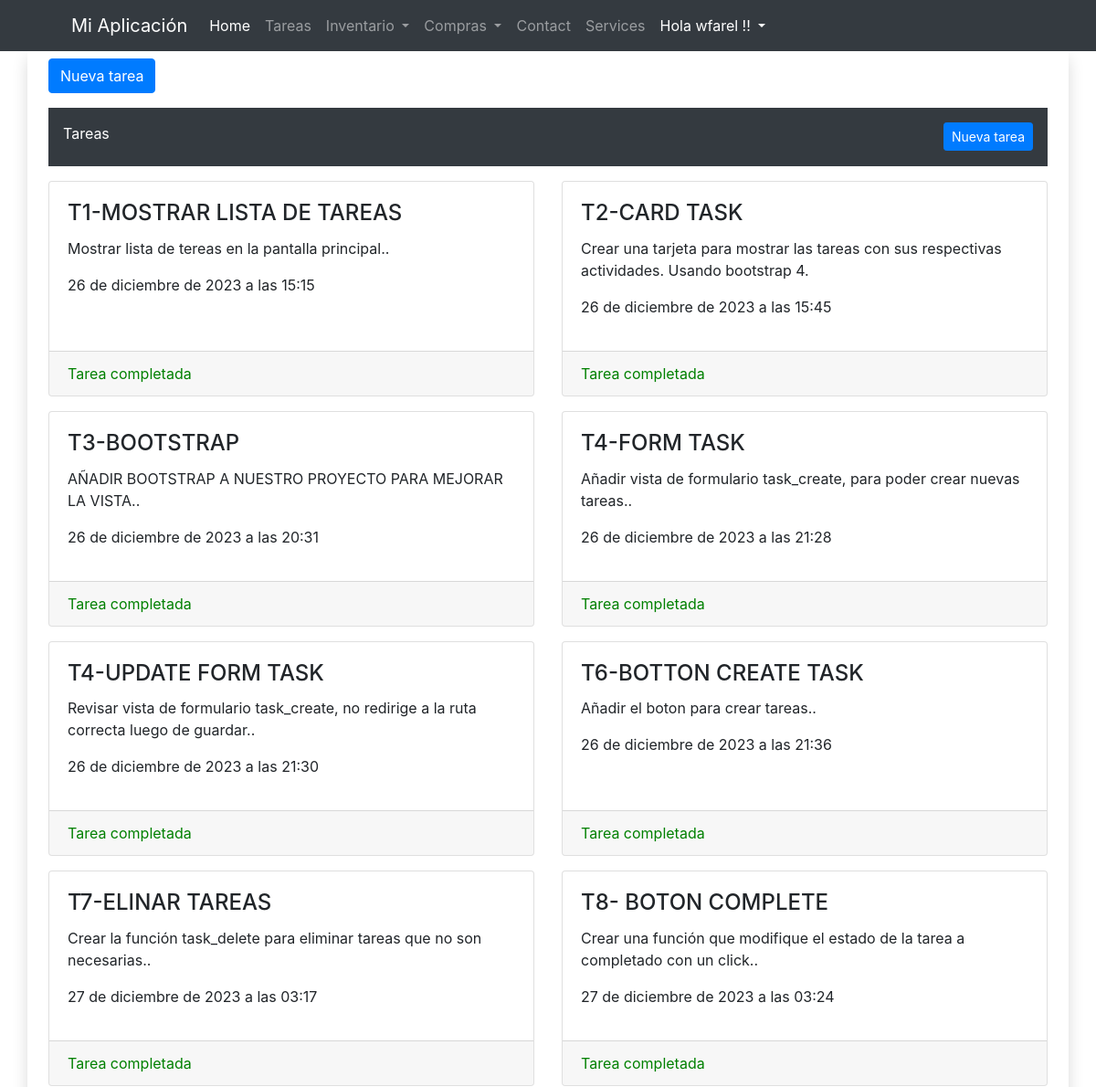
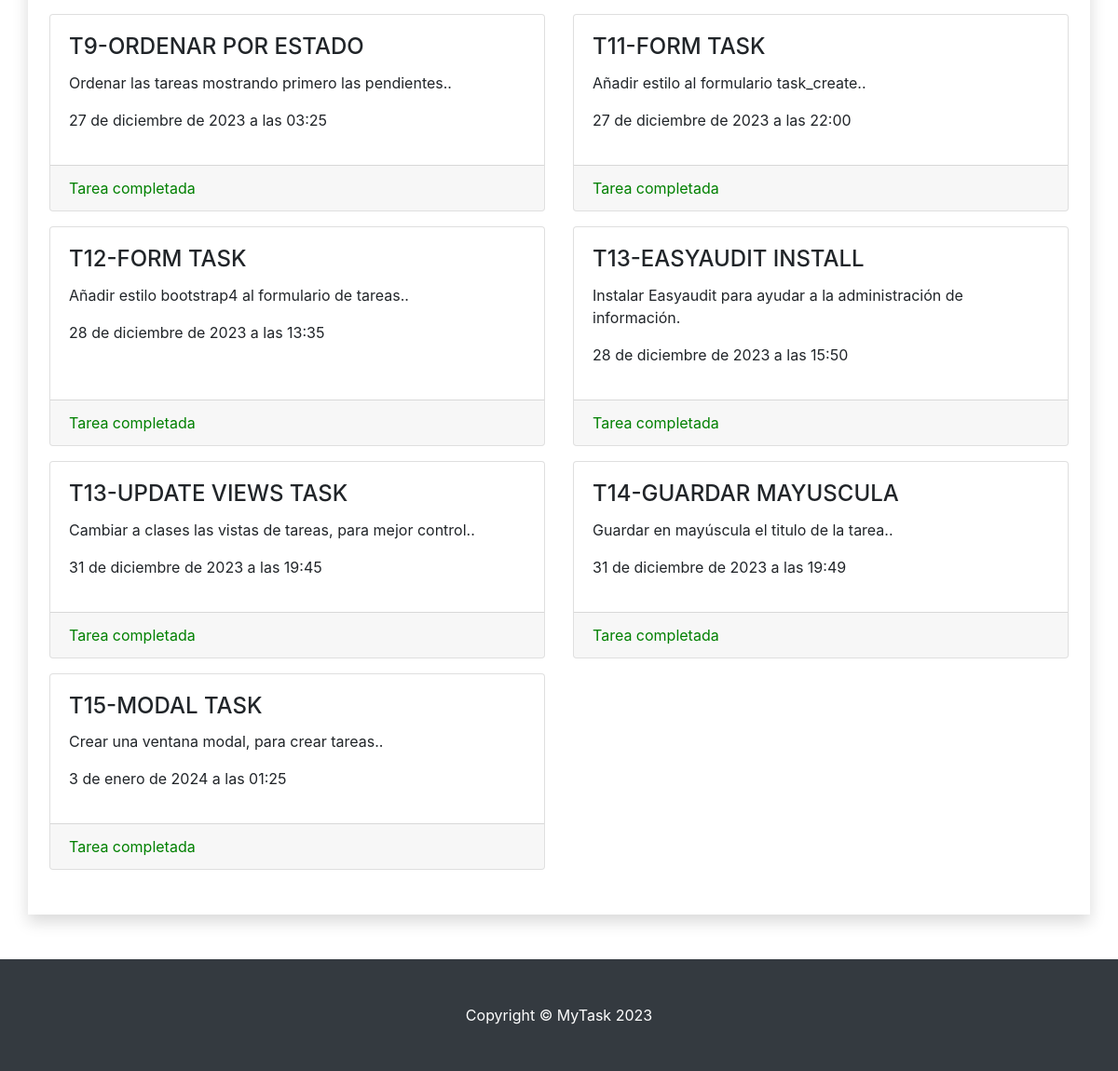
/task/list/ (signed in), run on the app's committed database (2 pictures, top to bottom).
### task/models.py (models this page shows, shortened)
class Task(models.Model):
    title = models.CharField(max_length=200)
    description = models.TextField()
    created = models.DateTimeField(auto_now_add=True)
    limit_date = models.DateTimeField(auto_now_add=False, null=True, blank=True)
    complete = models.BooleanField(default=False)

### task/views.py (the view)
# urls.py: path('list/', TaskView.as_view(), name='task_list'),
class TaskView(LoginRequiredMixin, ListView):
    model = Task
    template_name = 'task/task_list.html'
    context_object_name = 'tasks'
    success_url = reverse_lazy('task:task_list')
    login_url = 'bases:login'
    ordering = ['complete']

### task/templates/task/task_list.html (shortened to what this page needs)
{% extends 'bases/base.html' %}
{% block content %}
    <div class="container">
             <button type="button" class="btn btn-primary" data-toggle="modal" data-target="#exampleModal" data-extra="hola"
                onclick="abrirModal('{% url 'task:task_create' %}')">
                Nueva tarea
            </button>
        <div class="container p-3 pb-4 my-3 bg-dark text-white">
            Tareas
            <a class="btn btn-primary btn-sm float-right"  href="{% url 'task:task_create' %}">Nueva tarea</a>
        </div>
        <div class="row">
            {% if tasks %}
                {% for task in tasks %}
                    <div class="col-md-6 mb-3">
                        <div class="card h-100">
                            <div class="card-body">
                                <h4 class="card-title">{{ task.title }}</h4>
                                <p class="card-text">{{ task.description }}.</p>
                                <p>{{ task.created }}</p>
                            </div>
                            <div class="card-footer">
                                {% if task.complete %}
                                    <div style="color: green;">Tarea completada</div>
                                {% endif %}
                            </div>
                        </div>
                    </div>
                {% endfor %}
            {% else %}
                <p>No hay tareas</p>
            {% endif %}
        </div>
    </div>
{% endblock %}

### bases/templates/bases/base.html (shortened to what this page needs)
<!DOCTYPE html>
{% load static %}
<html lang="en">
<head>
    {% load bootstrap4 %}
    {% bootstrap_css %}
    <link href="https://cdn.datatables.net/v/dt/dt-1.13.8/af-2.6.0/datatables.min.css" rel="stylesheet">
    <link rel="stylesheet" href="https://cdnjs.cloudflare.com/ajax/libs/jquery-confirm/3.3.2/jquery-confirm.min.css">
</head>
<body>
    {% block navbar %}
    <nav class="navbar navbar-expand-lg navbar-dark bg-dark">
        <div class="container px-5">
            <a class="navbar-brand" href="#!">Mi Aplicación</a>
            <div class="collapse navbar-collapse" id="navbarSupportedContent">
                <ul class="navbar-nav ms-auto mb-2 mb-lg-0">
                    <li class="nav-item"><a class="nav-link active" aria-current="page" href="{% url 'bases:home' %}">Home</a></li>
                    <li class="nav-item"><a class="nav-link" href="{% url 'task:task_list' %}">Tareas</a></li>
                    <li class="nav-item dropdown">
                        <a class="nav-link dropdown-toggle" href="#" id="navbarDropdown" role="button"
                           data-toggle="dropdown" aria-haspopup="true" aria-expanded="false">
                            Inventario
                        </a>
                    </li>
                      <li class="nav-item dropdown">
                        <a class="nav-link dropdown-toggle" href="#" id="navbarDropdown" role="button"
                           data-toggle="dropdown" aria-haspopup="true" aria-expanded="false">
                            Compras
                        </a>
                    </li>
                    <li class="nav-item"><a class="nav-link" href="#!">Contact</a></li>
                    <li class="nav-item"><a class="nav-link" href="#!">Services</a></li>
                    <li class="nav-item dropdown">
                        <a class="nav-link dropdown-toggle text-white" href="#" id="navbarDropdown" role="button"
                           data-toggle="dropdown" aria-haspopup="true" aria-expanded="false">
                           Hola {{ user.username }} !!
                        </a>
                    </li>
                </ul>
            </div>
        </div>
    </nav>
    {% endblock %}
    <div class="container mb-5 p-2 shadow">
        {% block content %}
        {% endblock %}
        <br>
    </div>
    {% block footer%}
    <footer class="py-5 bg-dark">
        <div class="container px-4 px-lg-5"><p class="m-0 text-center text-white">Copyright &copy; MyTask 2023</p></div>
    </footer>
    {% endblock %}
</body>
</html>

### data on the page
Task: title "T1-MOSTRAR LISTA DE TAREAS", description "Mostrar lista de tereas en la pantalla principal.", created "26 de diciembre de 2023 a las 15:15", complete "Tarea completada"
Task: title "T2-CARD TASK", description "Crear una tarjeta para mostrar las tareas con sus respectivas actividades. Usando bootstrap 4", created "26 de diciembre de 2023 a las 15:45", complete "Tarea completada"
Task: title "T3-BOOTSTRAP", description "AÑADIR BOOTSTRAP A NUESTRO PROYECTO PARA MEJORAR LA VISTA.", created "26 de diciembre de 2023 a las 20:31", complete "Tarea completada"
Task: title "T4-FORM TASK", description "Añadir vista de formulario task_create, para poder crear nuevas tareas.", created "26 de diciembre de 2023 a las 21:28", complete "Tarea completada"
Task: title "T4-UPDATE FORM TASK", description "Revisar vista de formulario task_create, no redirige a la ruta correcta luego de guardar.", created "26 de diciembre de 2023 a las 21:30", complete "Tarea completada"
Task: title "T6-BOTTON CREATE TASK", description "Añadir el boton para crear tareas.", created "26 de diciembre de 2023 a las 21:36", complete "Tarea completada"
Task: title "T7-ELINAR TAREAS", description "Crear la función task_delete para eliminar tareas que no son necesarias.", created "27 de diciembre de 2023 a las 03:17", complete "Tarea completada"
Task: title "T8- BOTON COMPLETE", description "Crear una función que modifique el estado de la tarea a completado con un click.", created "27 de diciembre de 2023 a las 03:24", complete "Tarea completada"
Task: title "T9-ORDENAR POR ESTADO", description "Ordenar las tareas mostrando primero las pendientes.", created "27 de diciembre de 2023 a las 03:25", complete "Tarea completada"
Task: title "T11-FORM TASK", description "Añadir estilo al formulario task_create.", created "27 de diciembre de 2023 a las 22:00", complete "Tarea completada"
Task: title "T12-FORM TASK", description "Añadir estilo bootstrap4 al formulario de tareas.", created "28 de diciembre de 2023 a las 13:35", complete "Tarea completada"
Task: title "T13-EASYAUDIT INSTALL", description "Instalar Easyaudit para ayudar a la administración de información", created "28 de diciembre de 2023 a las 15:50", complete "Tarea completada"
Task: title "T13-UPDATE VIEWS TASK", description "Cambiar a clases las vistas de tareas, para mejor control.", created "31 de diciembre de 2023 a las 19:45", complete "Tarea completada"
Task: title "T14-GUARDAR MAYUSCULA", description "Guardar en mayúscula el titulo de la tarea.", created "31 de diciembre de 2023 a las 19:49", complete "Tarea completada"
Task: title "T15-MODAL TASK", description "Crear una ventana modal, para crear tareas.", created "3 de enero de 2024 a las 01:25", complete "Tarea completada"

### other printed values
{{ user.username }} "wfarel"
